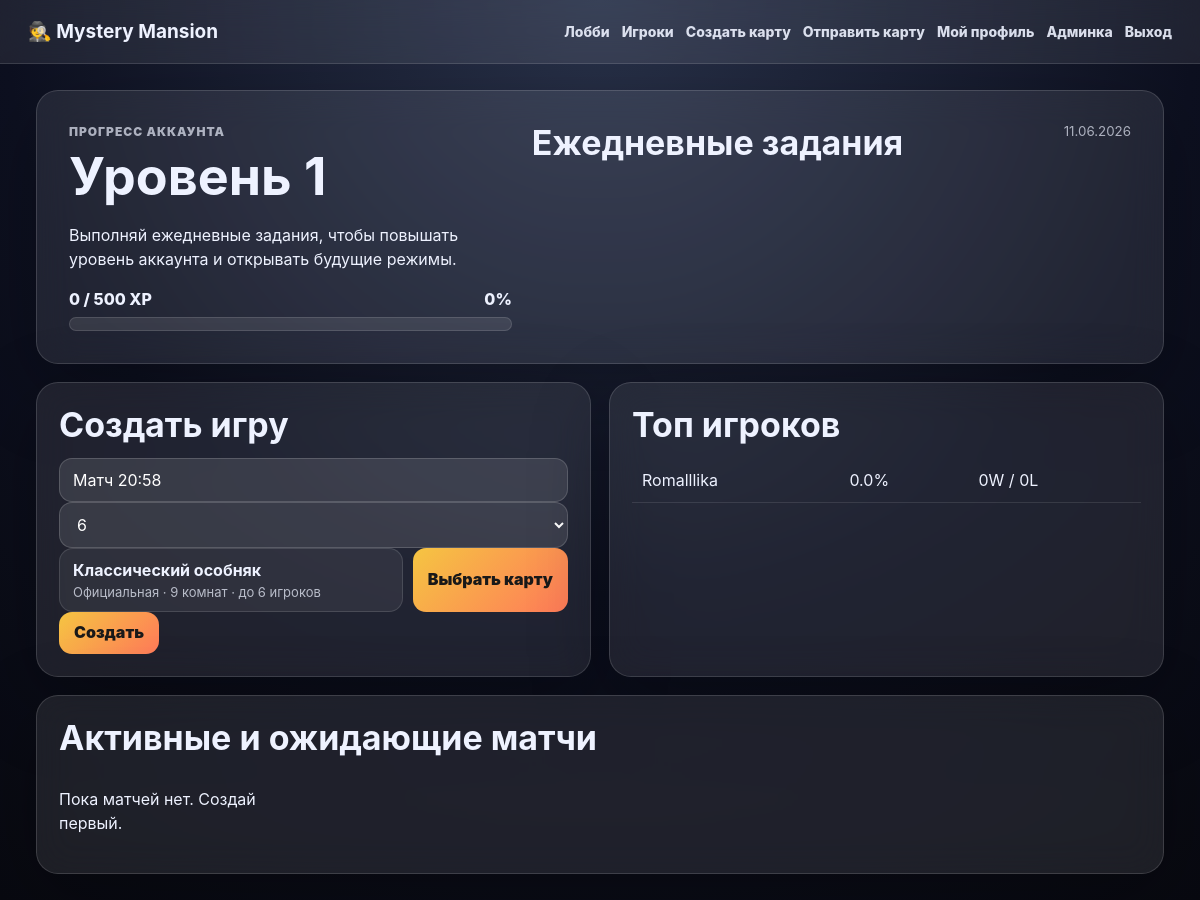
Page /lobby.php (signed in) on the committed database.
### tables this page shows
CREATE TABLE `users` (
  `id` int NOT NULL,
  `username` varchar(40) NOT NULL,
  `role` enum('player','moderator','admin') NOT NULL DEFAULT 'player',
  `password_hash` varchar(255) NOT NULL,
  `wins` int NOT NULL DEFAULT '0',
  `losses` int NOT NULL DEFAULT '0',
  `surrenders` int NOT NULL DEFAULT '0',
  `wrong_accusations` int NOT NULL DEFAULT '0',
  `warnings_count` int NOT NULL DEFAULT '0',
  `create_blocked_until` datetime DEFAULT NULL,
  `game_banned_until` datetime DEFAULT NULL,
  `games_played` int NOT NULL DEFAULT '0',
  `created_at` timestamp NULL DEFAULT CURRENT_TIMESTAMP,
  `last_seen_at` datetime DEFAULT NULL,
  `create_ban_permanent` tinyint(1) NOT NULL DEFAULT '0',
  `game_ban_permanent` tinyint(1) NOT NULL DEFAULT '0',
  `account_xp` int NOT NULL DEFAULT '0'
);

CREATE TABLE `map_settings` (
  `id` int NOT NULL,
  `map_id` varchar(100) NOT NULL,
  `title` varchar(255) DEFAULT NULL,
  `enabled` tinyint(1) NOT NULL DEFAULT '1',
  `category` enum('official','community','event','testing','archived') NOT NULL DEFAULT 'official',
  `visibility` enum('public','staff','private') NOT NULL DEFAULT 'public',
  `sort_order` int NOT NULL DEFAULT '100',
  `created_by_user_id` int DEFAULT NULL,
  `event_starts_at` datetime DEFAULT NULL,
  `event_ends_at` datetime DEFAULT NULL,
  `notes` text,
  `created_at` timestamp NULL DEFAULT CURRENT_TIMESTAMP,
  `updated_at` timestamp NULL DEFAULT CURRENT_TIMESTAMP ON UPDATE CURRENT_TIMESTAMP
);

### includes/config.php (called while the page is built, shortened)
<?php
$dbName = 'cluedo_web';
$dbHost = 'localhost';
if (PHP_OS_FAMILY === 'Darwin') {
    $dbUser = 'root';
    $dbPass = 'mysql';
} else {
    $dbUser = 'webuser';
    $dbPass = '12345';
}
function db(): PDO {
    global $dbHost, $dbName, $dbUser, $dbPass;
    static $pdo = null;
    if ($pdo === null) {
        $dsn = 'mysql:host=' . $dbHost . ';dbname=' . $dbName . ';charset=utf8mb4';
        $pdo = new PDO($dsn, $dbUser, $dbPass, [
            PDO::ATTR_ERRMODE => PDO::ERRMODE_EXCEPTION,
            PDO::ATTR_DEFAULT_FETCH_MODE => PDO::FETCH_ASSOC,
        ]);
    }
    return $pdo;
}
function current_user_id(): ?int {
    return $_SESSION['user_id'] ?? null;
}
function h($s): string {
    return htmlspecialchars((string)$s, ENT_QUOTES, 'UTF-8');
}

### includes/reports.php (called while the page is built, shortened)
<?php
function user_is_moderator_or_admin(?int $uid = null): bool
{
    $uid = $uid ?? current_user_id();
    $s = db()->prepare('SELECT role FROM users WHERE id=?');
    $s->execute([$uid]);
    $role = (string) $s->fetchColumn();
    return in_array($role, ['moderator', 'admin'], true);
}

### includes/progression.php (called while the page is built, shortened)
<?php
function progression_xp_per_level(): int
{
    return 500;
}
function account_level_from_xp(int $xp): int
{
    return max(1, intdiv(max(0, $xp), progression_xp_per_level()) + 1);
}
function account_level_progress(int $xp): array
{
    $xp = max(0, $xp);
    $perLevel = progression_xp_per_level();
    $level = account_level_from_xp($xp);
    $currentLevelXp = ($level - 1) * $perLevel;
    $nextLevelXp = $level * $perLevel;
    $intoLevel = $xp - $currentLevelXp;
    return [
        'level' => $level,
        'xp' => $xp,
        'current_level_xp' => $currentLevelXp,
        'next_level_xp' => $nextLevelXp,
        'into_level' => $intoLevel,
        'needed_for_next' => $perLevel,
        'percent' => $perLevel > 0 ? min(100, (int) round(($intoLevel / $perLevel) * 100)) : 0,
    ];
}
function get_user_account_xp(int $userId): int
{
    $s = db()->prepare(
        'SELECT account_xp
         FROM users
         WHERE id=?'
    );
    $s->execute([$userId]);
    return (int) $s->fetchColumn();
}

### includes/map_settings.php (called while the page is built, shortened)
<?php
function map_category_labels(): array
{
    return [
        'official' => 'Официальная',
        'community' => 'Пользовательская',
        'event' => 'Ивентовая',
        'testing' => 'Тестовая',
        'archived' => 'Архивная',
    ];
}
function map_category_label(string $category): string
{
    $labels = map_category_labels();
    return $labels[$category] ?? $category;
}
function ensure_map_settings_rows(): void
{
    $maps = available_maps();
    $insert = db()->prepare(
        'INSERT IGNORE INTO map_settings
            (map_id, title, enabled, category, visibility, sort_order)
         VALUES
            (?, ?, 1, "official", "public", ?)'
    );
    $order = 100;
    foreach ($maps as $map) {
        $insert->execute([
            $map['id'],
            $map['title'],
            $order,
        ]);
        $order += 10;
    }
}
function get_map_settings_index(): array
{
    ensure_map_settings_rows();
    $rows = db()->query(
        'SELECT *
         FROM map_settings
         ORDER BY sort_order ASC, title ASC, map_id ASC'
    )->fetchAll();
    $index = [];
    foreach ($rows as $row) {
        $index[$row['map_id']] = $row;
    }
    return $index;
}
function map_meta_from_json(string $mapId): array
{
    try {
        $map = load_map_config_by_id($mapId);
        $rooms = is_array($map['rooms'] ?? null) ? count($map['rooms']) : 0;
        $starts = is_array($map['starts'] ?? null) ? count($map['starts']) : 0;
        $board = $map['board'] ?? [];
        return [
            'rooms_count' => $rooms,
            'players_count' => $starts,
            'board_w' => (int) ($board['w'] ?? 0),
            'board_h' => (int) ($board['h'] ?? 0),
        ];
    } catch (Throwable $e) {
        return [
            'rooms_count' => 0,
            'players_count' => 0,
            'board_w' => 0,
            'board_h' => 0,
        ];
    }
}
function selectable_maps_for_user(?int $userId = null): array
{
    $userId = $userId ?? current_user_id();
    $isStaff = function_exists('user_is_moderator_or_admin') && user_is_moderator_or_admin($userId);
    $maps = available_maps();
    $settings = get_map_settings_index();
    $out = [];
    foreach ($maps as $mapId => $map) {
        $setting = $settings[$mapId] ?? null;
        $enabled = (int) ($setting['enabled'] ?? 1) === 1;
        $visibility = $setting['visibility'] ?? 'public';
        $category = $setting['category'] ?? 'official';
        $meta = map_meta_from_json($mapId);
        $out[$mapId] = [
            'id' => $mapId,
            'title' => $map['title'],
            'description' => $map['description'] ?? '',
            'category' => $category,
            'category_label' => map_category_label($category),
            'visibility' => $visibility,
            'meta' => $meta,
        ];
    }
    return $out;
}

### includes/maps.php (called while the page is built, shortened)
<?php
function available_maps(): array
{
    static $cache = null;
    if ($cache !== null) {
        return $cache;
    }
    $mapsDir = __DIR__ . '/../maps';
    $cache = [];
    foreach (glob($mapsDir . '/*.json') ?: [] as $path) {
        $raw = @file_get_contents($path);
        $data = @json_decode($raw, true);
        $id = trim((string) ($data['id'] ?? ''));
        $cache[$id] = [
            'id'          => $id,
            'title'       => (string) ($data['title'] ?? $id),
            'description' => (string) ($data['description'] ?? ''),
        ];
    }
    if (isset($cache['classic_mansion'])) {
        $cache = ['classic_mansion' => $cache['classic_mansion']] + $cache;
    }
    return $cache;
}
function normalize_map_id(?string $mapId): string
{
    $mapId = trim((string) $mapId);
    $maps = available_maps();
    return isset($maps[$mapId]) ? $mapId : 'classic_mansion';
}
function load_map_config_by_id(string $mapId): array
{
    $mapId = normalize_map_id($mapId);
    static $cache = [];
    $path = __DIR__ . '/../maps/' . $mapId . '.json';
    $json = file_get_contents($path);
    $data = json_decode($json, true);
    $cache[$mapId] = $data;
    return $cache[$mapId];
}

### lobby.php (the view, shortened to what this page needs)
<?php require 'includes/config.php';
require 'includes/maps.php';
require 'includes/map_settings.php';
require 'includes/reports.php';
require 'includes/profile.php';
require 'includes/progression.php';
$uid = current_user_id();
$accountXp = get_user_account_xp((int) $uid);
$levelProgress = account_level_progress($accountXp);
$u = db()->prepare('SELECT *, ROUND(IF(games_played=0,0,wins/games_played*100),1) AS wr FROM users WHERE id=?');
$u->execute([$uid]);
$maps = selectable_maps_for_user((int) $uid);
$selectedMap = reset($maps) ?: null;
$games = db()->query("SELECT g.*, u.username owner, COUNT(gp.id) players FROM games g JOIN users u ON u.id=g.owner_id LEFT JOIN game_players gp ON gp.game_id=g.id WHERE g.status<>'finished' GROUP BY g.id ORDER BY g.created_at DESC")->fetchAll();
$leaders = db()->query("SELECT username,wins,losses,games_played,ROUND(IF(games_played=0,0,wins/games_played*100),1) wr FROM users ORDER BY wr DESC,wins DESC LIMIT 10")->fetchAll();
?>
<!doctype html>
<html lang="ru">
<head>
    <link rel="stylesheet" href="assets/style.css">
</head>
<body>
    <header class="top"><b>🕵️ Mystery Mansion</b>
        <nav>
            <a href="lobby.php">Лобби</a>
            <a href="players.php">Игроки</a>
            <a href="map_tutorial.php">Создать карту</a>
            <a href="map_submit.php">Отправить карту</a>
            <a href="profile.php">Мой профиль</a>
            <?php if (user_is_moderator_or_admin()): ?>
                <a href="admin/index.php">Админка</a>
            <?php endif; ?>
            <a href="logout.php">Выход</a>
        </nav>
    </header>
    <main class="layout">
        <section class="panel hero tasks-hero">
            <div class="tasks-hero-main">
                <p class="muted-label">Прогресс аккаунта</p>
                <h1>Уровень <?= (int) $levelProgress['level'] ?></h1>
                <p>Выполняй ежедневные задания, чтобы повышать уровень аккаунта и открывать будущие режимы.</p>
                <div class="level-progress">
                    <div class="level-progress-top">
                        <span><?= (int) $levelProgress['into_level'] ?> / <?= (int) $levelProgress['needed_for_next'] ?>
                            XP</span>
                        <span><?= (int) $levelProgress['percent'] ?>%</span>
                    </div>
                    <div class="level-progress-bar">
                    </div>
                </div>
            </div>
            <div class="daily-tasks">
                <div class="section-head">
                    <h2>Ежедневные задания</h2>
                    <small><?= date('d.m.Y') ?></small>
                </div>
            </div>
        </section>
        <section class="grid2">
            <div class="panel">
                <h2>Создать игру</h2>
                <form action="create_game.php" method="post" class="create">
                    <input name="title" placeholder="Название матча" value="Матч <?= date('H:i') ?>">
                    <select name="max">
                        <option selected>6</option>
                    </select>
                    <div class="map-picker-field">
                        <div class="selected-map-card" id="selectedMapCard">
                            <?php if ($selectedMap): ?>
                                <strong id="selectedMapTitle"><?= h($selectedMap['title']) ?></strong>
                                <span id="selectedMapMeta">
                                    <?= h($selectedMap['category_label']) ?> ·
                                    <?= (int) $selectedMap['meta']['rooms_count'] ?> комнат ·
                                    до <?= (int) $selectedMap['meta']['players_count'] ?> игроков
                                </span>
                            <?php else: ?>
                                <strong id="selectedMapTitle">Нет доступных карт</strong>
                                <span id="selectedMapMeta">Администратор должен включить хотя бы одну карту.</span>
                            <?php endif; ?>
                        </div>
                        <button type="button" class="btn" id="openMapPickerBtn" <?= !$maps ? 'disabled' : '' ?>>
                            Выбрать карту
                        </button>
                    </div>
                    <button <?= !$maps ? 'disabled' : '' ?>>Создать</button>
                </form>
            </div>
            <div class="panel">
                <h2>Топ игроков</h2>
                <table><?php foreach ($leaders as $l): ?>
                        <tr>
                            <td><?= h($l['username']) ?></td>
                            <td><?= $l['wr'] ?>%</td>
                            <td><?= $l['wins'] ?>W / <?= $l['losses'] ?>L</td>
                        </tr><?php endforeach; ?>
                </table>
            </div>
        </section>
        <section class="panel">
            <h2>Активные и ожидающие матчи</h2>
            <div class="cards" id="lobbyGames">
                <?php if (!$games): ?>
                    <p>Пока матчей нет. Создай первый.</p>
                <?php endif; ?>
            </div>
        </section>
    </main>
</body>
</html>

### rows in the picture
users: account_xp+id "1", account_xp "0", account_xp "500", username "Romalllika", wr "0.0", wins "0", losses "0"
map_settings: title "Классический особняк"

### other values in the picture
$selectedMap['category_label'] "Официальная"
$selectedMap['meta']['rooms_count'] "9"
$selectedMap['meta']['players_count'] "6"
